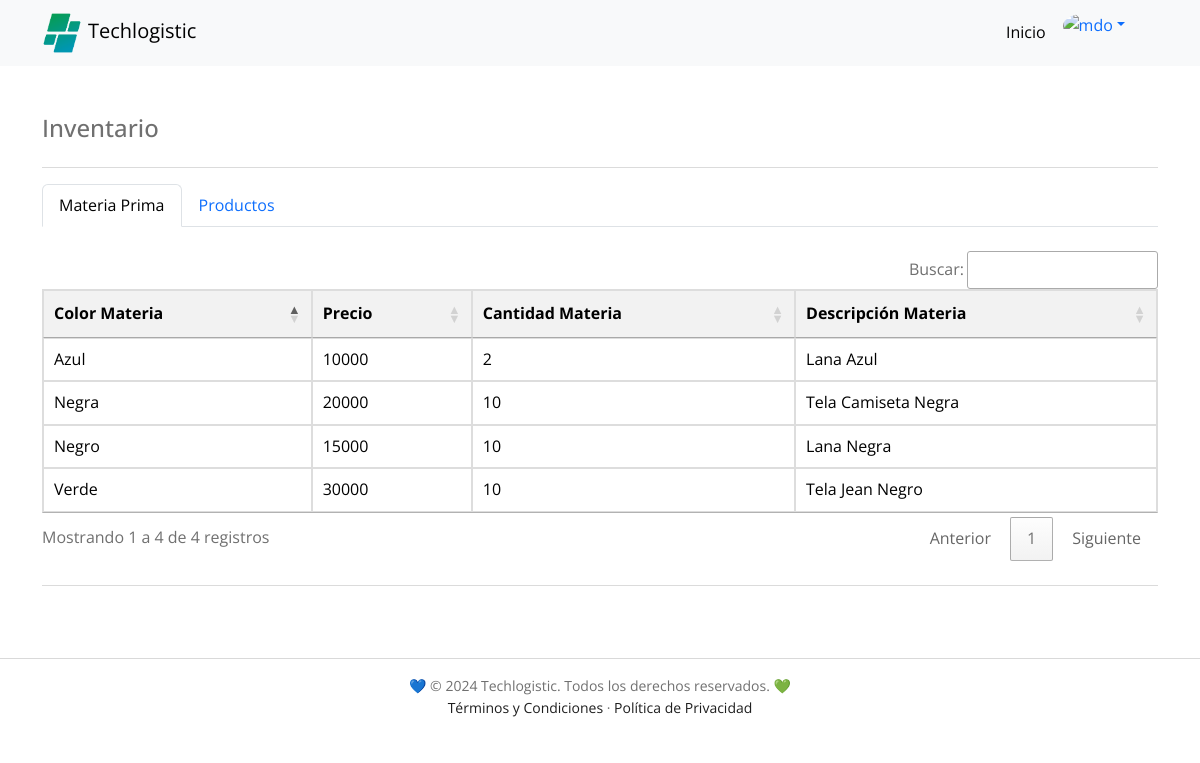
Screenshot of /dashboard/inventario/indexinventario.php (signed in) with the database file from the repository.
### tables this page shows
CREATE TABLE `materia_prima` (
  `id_materia_prima` int NOT NULL AUTO_INCREMENT,
  `id_funcionario` int NOT NULL,
  `color_materia` varchar(20) NOT NULL,
  `precio` float NOT NULL,
  `cantidad_materia` float NOT NULL,
  `descripcion_materia` varchar(40) NOT NULL,
  `categoria_materia_id_categoria` int NOT NULL,
  PRIMARY KEY (`id_materia_prima`),
  KEY `id_funcionario` (`id_funcionario`),
  KEY `fk_materia_prima_categoria_materia1_idx` (`categoria_materia_id_categoria`),
  CONSTRAINT `fk_materia_prima_categoria_materia1` FOREIGN KEY (`categoria_materia_id_categoria`) REFERENCES `categoria_materia` (`id_categoria`),
  CONSTRAINT `materia_prima_ibfk_1` FOREIGN KEY (`id_funcionario`) REFERENCES `funcionario` (`id_funcionario`)
);

### dashboard/inventario/indexinventario.php (the view, shortened to what this page needs)
<?php
include_once "../../PHP/conexion_a_la_DB.php";
$sql = "SELECT color_materia, precio, cantidad_materia, descripcion_materia FROM materia_prima;";
$datos = $conexion->query($sql);
?>
<!DOCTYPE html>
<html lang="es">
<head>
  <link href='https://unpkg.com/boxicons@2.0.7/css/boxicons.min.css' rel='stylesheet'>
  <link href="https://cdn.jsdelivr.net/npm/bootstrap@5.3.0/dist/css/bootstrap.min.css" rel="stylesheet"
>
  <link rel="stylesheet" href="../../HTML/styles/techlogistic.css">
  <link rel="stylesheet" type="text/css" href="https://cdn.datatables.net/1.11.5/css/jquery.dataTables.css">
  <link rel="stylesheet" type="text/css" href="https://cdn.datatables.net/buttons/2.0.1/css/buttons.dataTables.min.css">
</head>
<body>
  <nav class="navbar navbar-expand-lg bg-body-tertiary">
    <div class="container">
      <a href="../../PHP/indexdash.php" class="navbar-brand" title="Techlogistic"><img src="../../images/favicon.png"
          alt="Logo Techlogistic" class="navigation__image">Techlogistic</a>
      <div class="collapse navbar-collapse" id="navbarNavDropdown">
        <ul class="navbar-nav ms-auto me-4 mb-2 mb-lg-0">
          <li class="nav-item">
            <a class="nav-link active" aria-current="page" href="../../PHP/indexdash.php">Inicio</a>
          <li class="nav-item dropdown">
            <div class="dropdown" role="group">
              <a class="dropdown-toggle dropdown-toggle-split" data-bs-toggle="dropdown" aria-expanded="false">
                <img src="https://higinnamora.github.io/techlogistic/images/profile/profile.png" alt="mdo"
                  class="rounded-circle" width="38" height="38" />
              </a>
            </div>
          </li>
        </ul>
      </div>
    </div>
  </nav>
  <main class="container my-5 h-100">
    <div class="d-flex flex-column flex-md-row justify-content-between">
      <h4 class="text-md-start text-left">Inventario</h4>
    </div>
    <hr>
    <ul class="nav nav-tabs mb-4">
      <li class="nav-item">
        <a class="nav-link active" aria-current="page" href="#">Materia Prima</a>
      </li>
      <li class="nav-item">
        <a class="nav-link" href="inventario-producto.php">Productos</a>
      </li>
    </ul>
    <div class="table-responsive">
      <table id="productos" style="color: black;" class="">
        <thead>
          <tr>
            <th scope="col">Color Materia</th>
            <th scope="col">Precio</th>
            <th scope="col">Cantidad Materia</th>
            <th scope="col">Descripción Materia</th>
          </tr>
        </thead>
        <tbody>
          <?php
          foreach ($datos as $fila) {
            echo "<tr>";
            foreach ($fila as $valor) {
              echo "<td>$valor</td>";
            }
            echo "</tr>";
          }
          ?>
        </tbody>
      </table>
    </div>
    <hr class="my-4">
  </main>
  <div class="copyright">
    <div class="bd-container">
      <p>💙 © 2024 Techlogistic. Todos los derechos reservados. 💚</p>
      <p><a href="../../HTML/terminos-y-condiciones.html">Términos y Condiciones</a> · <a
          href="../../HTML/politica-de-privacidad.html">Política de Privacidad</a></p>
    </div>
  </div>
</body>
</html>

### HTML/styles/techlogistic.css (style rules this page uses)
:root { --header-height: 3rem; --header-height-desktop: 70px; --first-color: #017260; --first-color-alt: #167C38; --secondary-color: #0097b2; --title-color: #393939; --text-color: #707070; --text-color-light: #A6A6A6; --body-color: #FFFFFF; --container-color: #FFFFFF; --black-color-001: #1E1E1E; --gray-color-001: #D9D9D9; --text-color-001: #242B55; --text-color-002: #fafafa; --text-color-white: #ffffff; --body-font: 'Open Sans', sans-serif; --biggest-font-size: 2.25rem; --h1-font-size: 1.5rem; --h2-font-size: 1.25rem; --h3-font-size: 1rem; --normal-font-size: .938rem; --small-font-size: .813rem; --smaller-font-size: .75rem; --font-medium: 500; --font-semi-bold: 600; --m-1: .5rem; --m-2: 1rem; --m-3: 1.5rem; --m-4: 2rem; --m-5: 2.5rem; --m-6: 3rem; --z-tooltip: 10; --z-fixed: 100; }
@media screen and (min-width: 768px) { :root { --biggest-font-size: 4rem; --h1-font-size: 2.25rem; --h2-font-size: 1.5rem; --h3-font-size: 1.25rem; --normal-font-size: 1rem; --small-font-size: .875rem; --smaller-font-size: .813rem; } }
*,::before,::after { box-sizing: border-box; }
html { height: 100%; }
html, body { scroll-behavior: smooth; }
body { background-color: var(--body-color); color: var(--text-color); display: flex; flex-direction: column; font-family: var(--body-font); font-size: var(--normal-font-size); line-height: 1.6; margin: var(--header-height) 0 0 0; width: 100%; }
h1, h2, h3, p, ul { margin: 0; }
a { text-decoration: none; }
img { height: auto; max-width: 100%; }
.mb-2 { margin-bottom: var(--m-2); }
.bd-container { margin-left: var(--m-2); margin-right: var(--m-2); max-width: 960px; width: calc(100% - 2rem); }
.navigation__image { width: 40px; margin-right: 6px; }
.copyright { text-align: center; padding: 16px 0; border-top: 1px solid var(--gray-color-001); margin-top: auto; }
.copyright p { font-size: 14px; color: var(--text-color); }
.copyright p a { color: var(--black-color-001); }
@media screen and (min-width: 768px) { body { margin: 0; } }
@media screen and (min-width: 992px) { .bd-container { margin-left: auto; margin-right: auto; } }
table { width: 100%; border-collapse: collapse; margin-top: 20px; }
table, th, td { border: 1px solid #ddd; }
th, td { padding: 12px; text-align: left; }
th { background-color: #f2f2f2; }
tr:nth-child(even) { background-color: #f9f9f9; }

### rows the page displays
materia_prima: color_materia "Negra", precio "20000", cantidad_materia "10", descripcion_materia "Tela Camiseta Negra"
materia_prima: color_materia "Verde", precio "30000", cantidad_materia "10", descripcion_materia "Tela Jean Negro"
materia_prima: color_materia "Negro", precio "15000", cantidad_materia "10", descripcion_materia "Lana Negra"
materia_prima: color_materia "Azul", precio "10000", cantidad_materia "2", descripcion_materia "Lana Azul"
